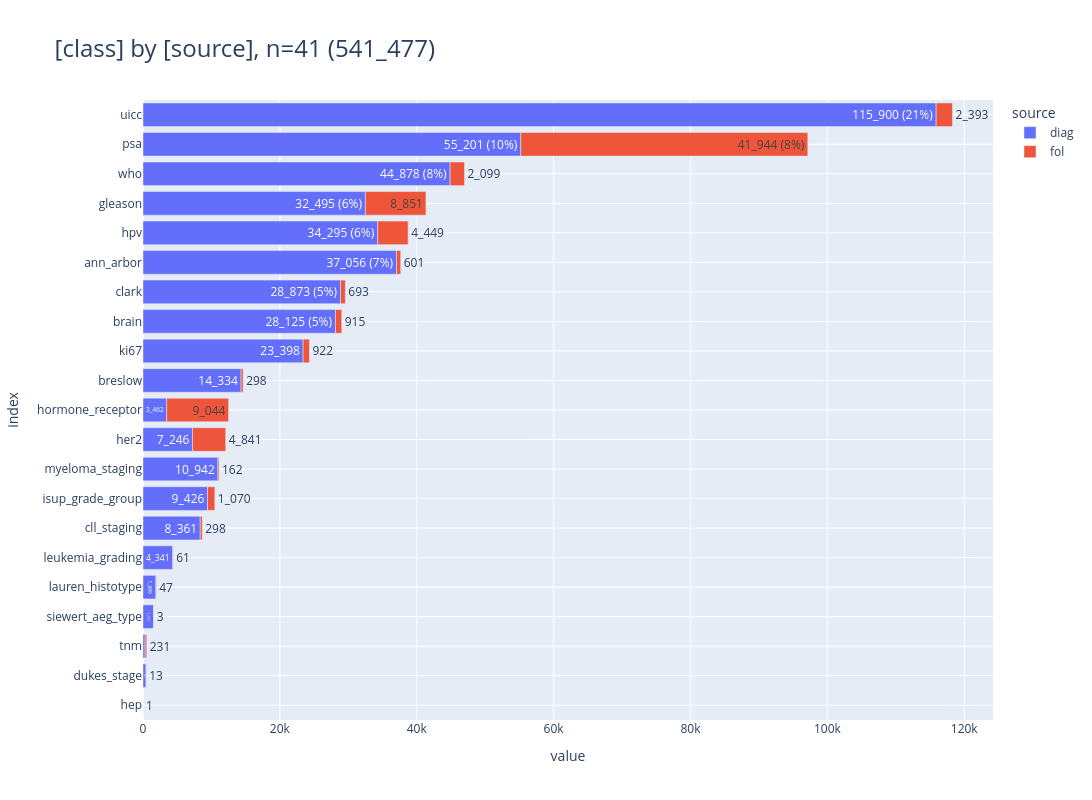

The notebook cell saved with this chart:
### Code cell
_df = db_class.aggregate("class, source, count(*) as cnt").to_df()
pls.plot_stacked_bars(
    _df,
    orientation="h",
    sort_values_index=True,
    height=800,
    normalize=True,
    show_pct_all=True,
)

### Figure 1 — Plotly figure (JSON) as saved in the notebook; plotly's stock layout.template omitted (floating-point values rounded to 4 significant figures)
{"data": [{"hovertemplate": "col=diag<br>value=%{x}<br>index=%{y}<br>cnt_pct_all_str=%{text}<extra></extra>", "legendgroup": "diag", "marker": {"color": "#636EFA", "pattern": {"shape": ""}}, "name": "diag", "orientation": "h", "showlegend": true, "text": ["37_056 (7%)", "28_125 (5%)", "14_334", "28_873 (5%)", "8_361", "456", "32_495 (6%)", "7_246", "3_462", "34_295 (6%)", "9_426", "23_398", "1_889", "4_341", "10_942", "55_201 (10%)", "1_551", "312", "115_900 (21%)", "44_878 (8%)"], "textposition": "auto", "type": "bar", "x": [37056, 28125, 14334, 28873, 8361, 456, 32495, 7246, 3462, 34295, 9426, 23398, 1889, 4341, 10942, 55201, 1551, 312, 115900, 44878], "xaxis": "x", "y": ["ann_arbor", "brain", "breslow", "clark", "cll_staging", "dukes_stage", "gleason", "her2", "hormone_receptor", "hpv", "isup_grade_group", "ki67", "lauren_histotype", "leukemia_grading", "myeloma_staging", "psa", "siewert_aeg_type", "tnm", "uicc", "who"], "yaxis": "y"}, {"hovertemplate": "col=fol<br>value=%{x}<br>index=%{y}<br>cnt_pct_all_str=%{text}<extra></extra>", "legendgroup": "fol", "marker": {"color": "#EF553B", "pattern": {"shape": ""}}, "name": "fol", "orientation": "h", "showlegend": true, "text": ["601", "915", "298", "693", "298", "13", "8_851", "1", "4_841", "9_044", "4_449", "1_070", "922", "47", "61", "162", "41_944 (8%)", "3", "231", "2_393", "2_099"], "textposition": "auto", "type": "bar", "x": [601, 915, 298, 693, 298, 13, 8851, 1, 4841, 9044, 4449, 1070, 922, 47, 61, 162, 41944, 3, 231, 2393, 2099], "xaxis": "x", "y": ["ann_arbor", "brain", "breslow", "clark", "cll_staging", "dukes_stage", "gleason", "hep", "her2", "hormone_receptor", "hpv", "isup_grade_group", "ki67", "lauren_histotype", "leukemia_grading", "myeloma_staging", "psa", "siewert_aeg_type", "tnm", "uicc", "who"], "yaxis": "y"}], "layout": {"barmode": "relative", "height": 800, "legend": {"title": {"text": "source"}, "tracegroupgap": 0, "traceorder": "normal"}, "title": {"font": {"size": 24}, "text": "[class] by [source], n=41 (541_477)", "xanchor": "left", "y": 0.95, "yanchor": "top"}, "width": 1600, "xaxis": {"anchor": "y", "domain": [0, 1], "gridwidth": 1, "range": [0, 124200.0], "showgrid": true, "title": {"text": "value"}}, "yaxis": {"anchor": "x", "categoryarray": ["hep", "dukes_stage", "tnm", "siewert_aeg_type", "lauren_histotype", "leukemia_grading", "cll_staging", "isup_grade_group", "myeloma_staging", "her2", "hormone_receptor", "breslow", "ki67", "brain", "clark", "ann_arbor", "hpv", "gleason", "who", "psa", "uicc"], "categoryorder": "array", "domain": [0, 1], "gridwidth": 1, "showgrid": true, "title": {"text": "index"}}}}
